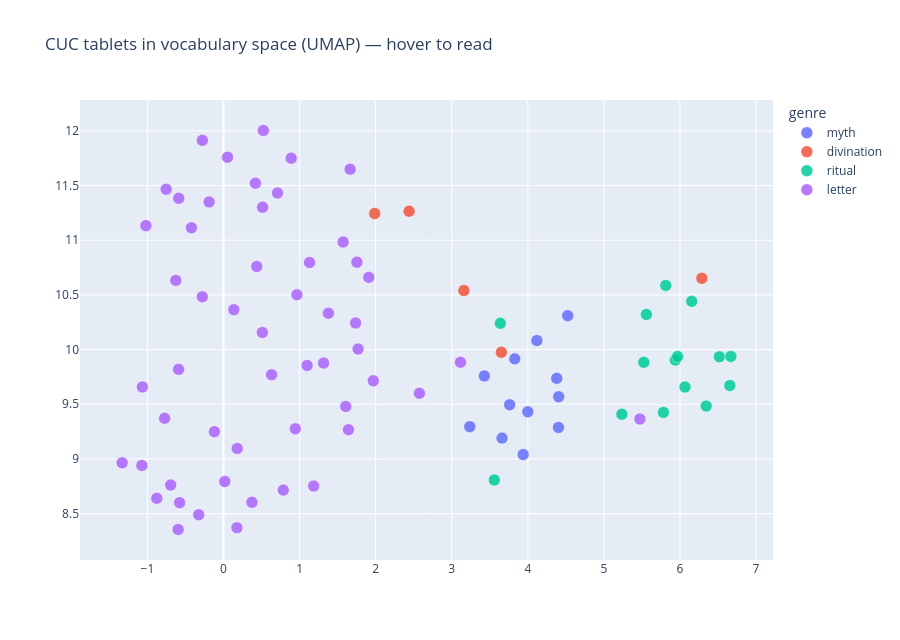

Write notebook code for a chart like this one.
### Markdown cell above
## 3. The map — hover a point to read the tablet  ⭐
Colours are the *known* genres. Do they land in separate regions on their own?

### Code cell
import pandas as pd
import plotly.express as px

def preview(t, n=3):
    return "<br>".join(f"{r}: {l}" for r, l in zip(t["refs"][:n], t["lines"][:n]))

df = pd.DataFrame({
    "x": xy[:,0], "y": xy[:,1],
    "KTU": [t["ktu"] for t in sample], "genre": genres,
    "words": [len(t["tokens"]) for t in sample],
    "text": [preview(t) for t in sample]})

fig = px.scatter(df, x="x", y="y", color="genre", hover_name="KTU",
                 hover_data={"x": False, "y": False, "genre": True,
                             "words": True, "text": True},
                 title=f"CUC tablets in vocabulary space ({METHOD}) — hover to read")
fig.update_traces(marker=dict(size=12, opacity=0.85, line=dict(width=0.5, color="white")))
fig.update_layout(height=640, legend_title_text="genre",
                  xaxis_title="", yaxis_title="")
fig.show()

### Figure 1 — Plotly figure (JSON) as saved in the notebook; plotly's stock layout.template omitted (floating-point values rounded to 4 significant figures; data arrays with more than 128 entries replaced by an {"elided": "..."} marker saying what was removed)
{"data": [{"customdata": [["myth", 462, "KTU 1.1 II 1: [ḥšk . ʿṣk . ʿbṣk . ʿ]my . pʿnk<br>KTU 1.1 II 2: [tlsmn . ʿmy . twt]ḥ . išdk<br>KTU 1.1 II 3: [tk . ḫršn]r . [t]ḥmk . w št"], ["myth", 473, "KTU 1.100 I 1: um . pḥl . pḥlt . bt . ʿn . bt . abn . bt . šmm . w thm<br>KTU 1.100 I 2: qrit . l špš . umh . špš . um . ql . bl . ʿm<br>KTU 1.100 I 3: il . mbk nhrm . b ʿdt . thmtm"], ["myth", 159, "KTU 1.114 I 1: il dbḥ . b bth . mṣd . ṣd . b qrb<br>KTU 1.114 I 2: hklh . ṣḥ . l qṣ . ilm . tlḥmn<br>KTU 1.114 I 3: ilm . w tštn . tštn ynʿd šbʿ"], ["myth", 857, "KTU 1.2 I 1: x<br>KTU 1.2 I 2: k ṯb . x<br>KTU 1.2 I 3: at . ypʿt . b a"], ["myth", 525, "KTU 1.23 I 1: iqra . ilm . nʿ[mm]<br>KTU 1.23 I 2: w ysmm . bn . šp<br>KTU 1.23 I 3: ytnm . qrt . l ʿly"], ["myth", 213, "KTU 1.24 I 1: ašr . nkl wib . <br>KTU 1.24 I 2: ḫrḫb . mlk . qẓ . ḫrḫb . m<br>KTU 1.24 I 3: lk . aġzt . b srr . špš"], ["myth", 1171, "KTU 1.3 I 1: al . tġl[ . ]bd[xxxxx]<br>KTU 1.3 I 2: p rdmn . ʿbd . ali[yn]<br>KTU 1.3 I 3: bʿl . sid . zbl . bʿl"], ["myth", 1612, "KTU 1.4 I 1: <br>KTU 1.4 I 2: y<br>KTU 1.4 I 3: "], ["myth", 663, "KTU 1.5 I 1: k tmḫṣ . ltn . bṯn . brḥ<br>KTU 1.5 I 2: tkly . bṯn . ʿqltn . š<br>KTU 1.5 I 3: šlyṭ . d . šbʿt . rašm"], ["myth", 1002, "KTU 1.6 I 1: l bʿl<br>KTU 1.6 I 2: ġr . b abn . td . psltm[ . b] [yʿr]<br>KTU 1.6 I 3: thdy . lḥm . w dqn . t[ṯ]l[ṯ]"], ["myth", 129, "KTU 1.92 I 1: d ṯbil<br>KTU 1.92 I 2: ʿṯtrt ṣwd[t]<br>KTU 1.92 I 3: tlk bmdbr"], ["myth", 58, "KTU 1.96 I 1: ʿnn . hlkt . w šnwt<br>KTU 1.96 I 2: tp . aḫh . k nʿm . aḫh . xxx<br>KTU 1.96 I 3: k ysmsm . tspi . širh"]], "hovertemplate": "<b>%{hovertext}</b><br><br>genre=%{customdata[0]}<br>words=%{customdata[1]}<br>text=%{customdata[2]}<extra></extra>", "hovertext": ["1.1", "1.100", "1.114", "1.2", "1.23", "1.24", "1.3", "1.4", "1.5", "1.6", "1.92", "1.96"], "legendgroup": "myth", "marker": {"color": "#636efa", "line": {"color": "white", "width": 0.5}, "opacity": 0.85, "size": 12, "symbol": "circle"}, "mode": "markers", "name": "myth", "orientation": "v", "showlegend": true, "type": "scatter", "x": [3.761, 3.939, 3.661, 4.0, 3.237, 4.524, 3.828, 3.428, 4.403, 4.405, 4.38, 4.119], "xaxis": "x", "y": [9.496, 9.04, 9.19, 9.431, 9.295, 10.31, 9.915, 9.759, 9.288, 9.569, 9.737, 10.08], "yaxis": "y"}, {"customdata": [["divination", 315, "KTU 1.103 I 1: ṯknt ṣin . [k] [t]ld at . abn . madtn tqln bḥwt<br>KTU 1.103 I 2: ʿlh nḥ[š . ]yaṯr yld . bhmth tʿṭpn<br>KTU 1.103 I 3: gm šš[xx . rġ]bn ykn bḥwt"], ["divination", 63, "KTU 1.124 I 1: k ymġy . adn<br>KTU 1.124 I 2: ilm . rbm . ʿm dtn<br>KTU 1.124 I 3: w yšal . mṯpẓ . yld"], ["divination", 31, "KTU 1.140 I 1: k t[ld] [aṯt]<br>KTU 1.140 I 2: ḥw[t]<br>KTU 1.140 I 3: k tld[aṯt]"], ["divination", 81, "KTU 1.163 I 1: [hm . xxxxxxxx]x . l x[xxxx]xx . bhm[tn . ]tḫlq<br>KTU 1.163 I 2: [hm . yrḫ] [xxx] . b ḥdṯ yrḫ . bnšm<br>KTU 1.163 I 3: [xxxxxxxx]n . thbẓn"], ["divination", 72, "KTU 1.164 I 1: id . ydbḥ . mlk bḫmn<br>KTU 1.164 I 2: [xx]ś[x] . w šinm . l yšt<br>KTU 1.164 I 3: [i]d . ydbḥ . mlk . l ilib"]], "hovertemplate": "<b>%{hovertext}</b><br><br>genre=%{customdata[0]}<br>words=%{customdata[1]}<br>text=%{customdata[2]}<extra></extra>", "hovertext": ["1.103", "1.124", "1.140", "1.163", "1.164"], "legendgroup": "divination", "marker": {"color": "#EF553B", "line": {"color": "white", "width": 0.5}, "opacity": 0.85, "size": 12, "symbol": "circle"}, "mode": "markers", "name": "divination", "orientation": "v", "showlegend": true, "type": "scatter", "x": [1.988, 3.652, 2.439, 3.16, 6.287], "xaxis": "x", "y": [11.24, 9.976, 11.27, 10.54, 10.65], "yaxis": "y"}, {"customdata": [["ritual", 104, "KTU 1.105 I 1: [b]ġb . ršp mhbn š<br>KTU 1.105 I 2: šrp . w ṣp ḫršḫ<br>KTU 1.105 I 3: ʿlm . b ġb ḫyr"], ["ritual", 121, "KTU 1.106 I 1: l ršp . ḥgb . ʿṣrm<br>KTU 1.106 I 2: l inš . ilm . šrp<br>KTU 1.106 I 3: ydbil . gdlt . ya"], ["ritual", 160, "KTU 1.109 I 1: b arbʿt . ʿšr[t]<br>KTU 1.109 I 2: yrtḥṣ . mlk . b[rr]<br>KTU 1.109 I 3: b ym . mlat"], ["ritual", 139, "KTU 1.112 I 1: b yrḫ . ḫy[r . b] [ym]<br>KTU 1.112 I 2: ḥdṯ . ḫḏrġl . x[xxx]<br>KTU 1.112 I 3: ṯn šm . ḫmnh . w ṯql"], ["ritual", 174, "KTU 1.119 I 1: b yrḫ . ibʿlt . b ym[ . ]šbʿ<br>KTU 1.119 I 2: š . l bʿl . rʿkt . b[xx] [xxx] [xx]<br>KTU 1.119 I 3: w bt . bʿl . ugrt[ . xx] . š[xx]y"], ["ritual", 86, "KTU 1.130 I 1: x<br>KTU 1.130 I 2: [l]š x<br>KTU 1.130 I 3: l bʿl š"], ["ritual", 74, "KTU 1.132 I 1: b tšʿ ʿšrh<br>KTU 1.132 I 2: trbd . ʿrš[ . ]pd<br>KTU 1.132 I 3: ry . b bt . mlk"], ["ritual", 134, "KTU 1.161 I 1: spr . dbḥ . ẓlm<br>KTU 1.161 I 2: qritm . rpim . a[rṣ]<br>KTU 1.161 I 3: qbitm . qbṣ . dd[n]"], ["ritual", 53, "KTU 1.168 I 1: [i]d . yph . mlk . ršp . <br>KTU 1.168 I 2: ḥgb . ap . w npš<br>KTU 1.168 I 3: ksp . w ḫrṣ . kmm"], ["ritual", 133, "KTU 1.39 I 1: dqt . ṯʿ . ynt . ṯʿm . dqt . ṯʿm<br>KTU 1.39 I 2: mtntm wkbd . alp . š . l il<br>KTU 1.39 I 3: gdlt . ilhm . kṯkmn . w šnm . dqt"], ["ritual", 387, "KTU 1.40 I 1: w npy<br>KTU 1.40 I 2: [w]npy . u[grt]<br>KTU 1.40 I 3: y . ulp . "], ["ritual", 338, "KTU 1.41 I 1: b yrḫ . [riš] [yn . b] [ym . ḥdṯ]<br>KTU 1.41 I 2: šmtr . [uṯkl . l] [il . šlmm]<br>KTU 1.41 I 3: b ṯlṯṯ ʿ[šrt . yrtḫṣ . mlk . brr]"], ["ritual", 116, "KTU 1.43 I 1: k tʿrb . ʿṯtrt . ḫr . gb<br>KTU 1.43 I 2: bt mlk . ʿšr . ʿšr . b gb . bt . ilm<br>KTU 1.43 I 3: kbkbm . xtrmt . "], ["ritual", 126, "KTU 1.46 I 1: [b] [ym] [ḥd]ṯ . slḫ . npš . ṯʿ w[ṯn]kbdm<br>KTU 1.46 I 2: [šl]mm . ṯn šm . w alp . l[dg]n<br>KTU 1.46 I 3: š . il š . bʿl š . dgn š"], ["ritual", 342, "KTU 1.87 I 1: [b] [y]rḫ . rišyn . b ym . ḥdṯ<br>KTU 1.87 I 2: [šmt]r . uṯlkl . l il . šlmm<br>KTU 1.87 I 3: b[ṯlṯt] . ʿšrt . yrtḥṣ . mlk"]], "hovertemplate": "<b>%{hovertext}</b><br><br>genre=%{customdata[0]}<br>words=%{customdata[1]}<br>text=%{customdata[2]}<extra></extra>", "hovertext": ["1.105", "1.106", "1.109", "1.112", "1.119", "1.130", "1.132", "1.161", "1.168", "1.39", "1.40", "1.41", "1.43", "1.46", "1.87"], "legendgroup": "ritual", "marker": {"color": "#00cc96", "line": {"color": "white", "width": 0.5}, "opacity": 0.85, "size": 12, "symbol": "circle"}, "mode": "markers", "name": "ritual", "orientation": "v", "showlegend": true, "type": "scatter", "x": [5.938, 6.518, 5.969, 5.558, 5.236, 5.525, 6.669, 3.639, 6.154, 6.655, 3.56, 6.344, 5.813, 5.782, 6.066], "xaxis": "x", "y": [9.905, 9.934, 9.937, 10.32, 9.41, 9.883, 9.937, 10.24, 10.44, 9.671, 8.808, 9.484, 10.59, 9.426, 9.658], "yaxis": "y"}, {"customdata": {"elided": "53x3 mixed values"}, "hovertemplate": "<b>%{hovertext}</b><br><br>genre=%{customdata[0]}<br>words=%{customdata[1]}<br>text=%{customdata[2]}<extra></extra>", "hovertext": ["2.10", "2.100", "2.101", "2.103", "2.104", "2.107", "2.108", "2.11", "2.13", "2.14", "2.16", "2.17", "2.21", "2.23", "2.26", "2.3", "2.30", "2.31", "2.32", "2.34", "2.35", "2.36", "2.38", "2.39", "2.4", "2.40", "2.41", "2.42", "2.44", "2.46", "2.47", "2.49", "2.50", "2.62", "2.63", "2.64", "2.68", "2.70", "2.71", "2.72", "2.73", "2.77", "2.82", "2.84", "2.85", "2.86", "2.87", "2.88", "2.89", "2.90", "2.97", "2.98", "2.99"], "legendgroup": "letter", "marker": {"color": "#ab63fa", "line": {"color": "white", "width": 0.5}, "opacity": 0.85, "size": 12, "symbol": "circle"}, "mode": "markers", "name": "letter", "orientation": "v", "showlegend": true, "type": "scatter", "x": [1.315, -0.694, -0.7742, 0.632, 0.9441, 1.643, 1.607, -1.332, -0.8767, 0.7861, -1.073, 0.5142, 0.1802, 0.05307, 0.9648, 1.769, 0.01716, 1.969, 0.1362, -0.5959, 0.4196, 1.572, 1.186, 1.909, 0.4374, -0.1896, 0.5109, 0.8898, 5.473, 0.3732, 1.665, 0.5236, -0.6265, 2.575, -0.2788, -0.4213, -1.067, -1.02, 0.1765, -0.5771, 1.754, 0.7095, -0.1198, 3.115, -0.3255, -0.7539, 1.099, 1.378, -0.5901, 1.131, -0.5878, -0.2778, 1.736], "xaxis": "x", "y": [9.877, 8.761, 9.373, 9.77, 9.275, 9.267, 9.48, 8.964, 8.641, 8.715, 8.94, 11.3, 9.096, 11.76, 10.5, 10.01, 8.793, 9.715, 10.37, 8.355, 11.52, 10.98, 8.752, 10.66, 10.76, 11.35, 10.16, 11.75, 9.365, 8.604, 11.65, 12.0, 10.63, 9.6, 10.48, 11.11, 9.659, 11.13, 8.371, 8.6, 10.8, 11.43, 9.25, 9.885, 8.49, 11.47, 9.856, 10.33, 9.819, 10.8, 11.38, 11.91, 10.24], "yaxis": "y"}], "layout": {"height": 640, "legend": {"title": {"text": "genre"}, "tracegroupgap": 0}, "title": {"text": "CUC tablets in vocabulary space (UMAP) — hover to read"}, "xaxis": {"anchor": "y", "domain": [0, 1], "title": {"text": ""}}, "yaxis": {"anchor": "x", "domain": [0, 1], "title": {"text": ""}}}}
